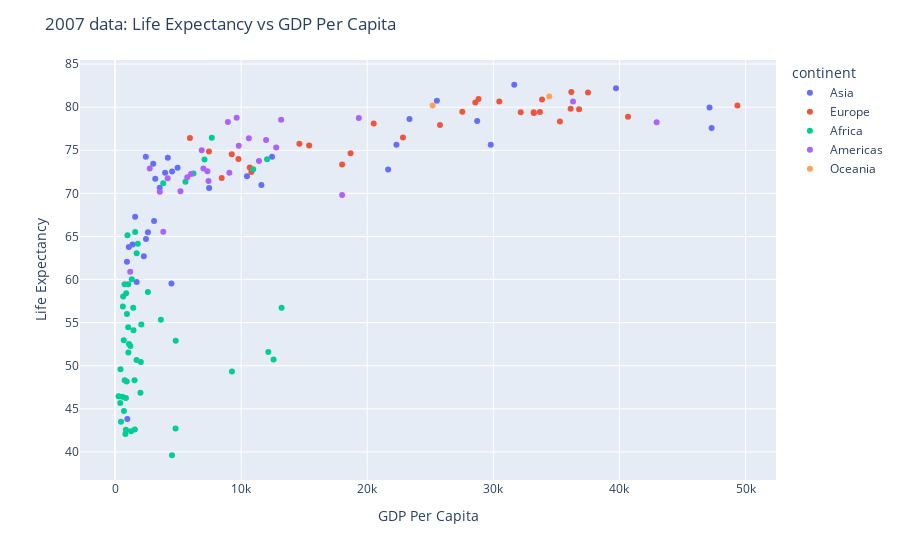

The code cell stored with this chart in its notebook:
### Code cell
fig = px.scatter(data_frame = gapminder_2007, x = "gdpPercap", y = "lifeExp", color="continent")
fig.update_layout(title = "2007 data: Life Expectancy vs GDP Per Capita", xaxis_title = "GDP Per Capita", 
                 yaxis_title = "Life Expectancy")
fig.show()

### Figure 1 — Plotly figure (JSON) as saved in the notebook; plotly's stock layout.template omitted (floating-point values rounded to 4 significant figures)
{"data": [{"hovertemplate": "continent=Asia<br>gdpPercap=%{x}<br>lifeExp=%{y}<extra></extra>", "legendgroup": "Asia", "marker": {"color": "#636efa", "symbol": "circle"}, "mode": "markers", "name": "Asia", "orientation": "v", "showlegend": true, "type": "scatter", "x": [974.6, 29800.0, 1391.0, 1714.0, 4959.0, 39720.0, 2452.0, 3541.0, 11610.0, 4471.0, 25520.0, 31660.0, 4519.0, 1593.0, 23350.0, 47310.0, 10460.0, 12450.0, 3096.0, 944, 1091.0, 22320.0, 2606.0, 3190.0, 21650.0, 47140.0, 3970.0, 4185.0, 28720.0, 7458.0, 2442.0, 3025.0, 2281.0], "xaxis": "x", "y": [43.83, 75.64, 64.06, 59.72, 72.96, 82.21, 64.7, 70.65, 70.96, 59.55, 80.75, 82.6, 72.53, 67.3, 78.62, 77.59, 71.99, 74.24, 66.8, 62.07, 63.78, 75.64, 65.48, 71.69, 72.78, 79.97, 72.4, 74.14, 78.4, 70.62, 74.25, 73.42, 62.7], "yaxis": "y"}, {"hovertemplate": "continent=Europe<br>gdpPercap=%{x}<br>lifeExp=%{y}<extra></extra>", "legendgroup": "Europe", "marker": {"color": "#EF553B", "symbol": "circle"}, "mode": "markers", "name": "Europe", "orientation": "v", "showlegend": true, "type": "scatter", "x": [5937.0, 36130.0, 33690.0, 7446.0, 10680.0, 14620.0, 22830.0, 35280.0, 33210.0, 30470.0, 32170.0, 27540.0, 18010.0, 36180.0, 40680.0, 28570.0, 9254.0, 36800.0, 49360.0, 15390.0, 20510.0, 10810.0, 9787.0, 18680.0, 25770.0, 28820.0, 33860.0, 37510.0, 8458.0, 33200.0], "xaxis": "x", "y": [76.42, 79.83, 79.44, 74.85, 73.0, 75.75, 76.49, 78.33, 79.31, 80.66, 79.41, 79.48, 73.34, 81.76, 78.89, 80.55, 74.54, 79.76, 80.2, 75.56, 78.1, 72.48, 74.0, 74.66, 77.93, 80.94, 80.88, 81.7, 71.78, 79.42], "yaxis": "y"}, {"hovertemplate": "continent=Africa<br>gdpPercap=%{x}<br>lifeExp=%{y}<extra></extra>", "legendgroup": "Africa", "marker": {"color": "#00cc96", "symbol": "circle"}, "mode": "markers", "name": "Africa", "orientation": "v", "showlegend": true, "type": "scatter", "x": [6223.0, 4797.0, 1441.0, 12570.0, 1217.0, 430.1, 2042.0, 706.0, 1704.0, 986.1, 277.6, 3633.0, 1545.0, 2082.0, 5581.0, 12150.0, 641.4, 690.8, 13210.0, 752.7, 1328.0, 942.7, 579.2, 1463.0, 1569.0, 414.5, 12060.0, 1045.0, 759.3, 1043.0, 1803.0, 10960.0, 3820.0, 823.7, 4811.0, 619.7, 2014.0, 7670.0, 863.1, 1598.0, 1712.0, 862.5, 926.1, 9270.0, 2602.0, 4513.0, 1107.0, 883.0, 7093.0, 1056.0, 1271.0, 469.7], "xaxis": "x", "y": [72.3, 42.73, 56.73, 50.73, 52.3, 49.58, 50.43, 44.74, 50.65, 65.15, 46.46, 55.32, 48.33, 54.79, 71.34, 51.58, 58.04, 52.95, 56.73, 59.45, 60.02, 56.01, 46.39, 54.11, 42.59, 45.68, 73.95, 59.44, 48.3, 54.47, 64.16, 72.8, 71.16, 42.08, 52.91, 56.87, 46.86, 76.44, 46.24, 65.53, 63.06, 42.57, 48.16, 49.34, 58.56, 39.61, 52.52, 58.42, 73.92, 51.54, 42.38, 43.49], "yaxis": "y"}, {"hovertemplate": "continent=Americas<br>gdpPercap=%{x}<br>lifeExp=%{y}<extra></extra>", "legendgroup": "Americas", "marker": {"color": "#ab63fa", "symbol": "circle"}, "mode": "markers", "name": "Americas", "orientation": "v", "showlegend": true, "type": "scatter", "x": [12780.0, 3822.0, 9066.0, 36320.0, 13170.0, 7007.0, 9645.0, 8948.0, 6025.0, 6873.0, 5728.0, 5186.0, 1202.0, 3548.0, 7321.0, 11980.0, 2749.0, 9809.0, 4173.0, 7409.0, 19330.0, 18010.0, 42950.0, 10610.0, 11420.0], "xaxis": "x", "y": [75.32, 65.55, 72.39, 80.65, 78.55, 72.89, 78.78, 78.27, 72.23, 74.99, 71.88, 70.26, 60.92, 70.2, 72.57, 76.19, 72.9, 75.54, 71.75, 71.42, 78.75, 69.82, 78.24, 76.38, 73.75], "yaxis": "y"}, {"hovertemplate": "continent=Oceania<br>gdpPercap=%{x}<br>lifeExp=%{y}<extra></extra>", "legendgroup": "Oceania", "marker": {"color": "#FFA15A", "symbol": "circle"}, "mode": "markers", "name": "Oceania", "orientation": "v", "showlegend": true, "type": "scatter", "x": [34440.0, 25190.0], "xaxis": "x", "y": [81.23, 80.2], "yaxis": "y"}], "layout": {"legend": {"title": {"text": "continent"}, "tracegroupgap": 0}, "margin": {"t": 60}, "title": {"text": "2007 data: Life Expectancy vs GDP Per Capita"}, "xaxis": {"anchor": "y", "domain": [0, 1], "title": {"text": "GDP Per Capita"}}, "yaxis": {"anchor": "x", "domain": [0, 1], "title": {"text": "Life Expectancy"}}}}
